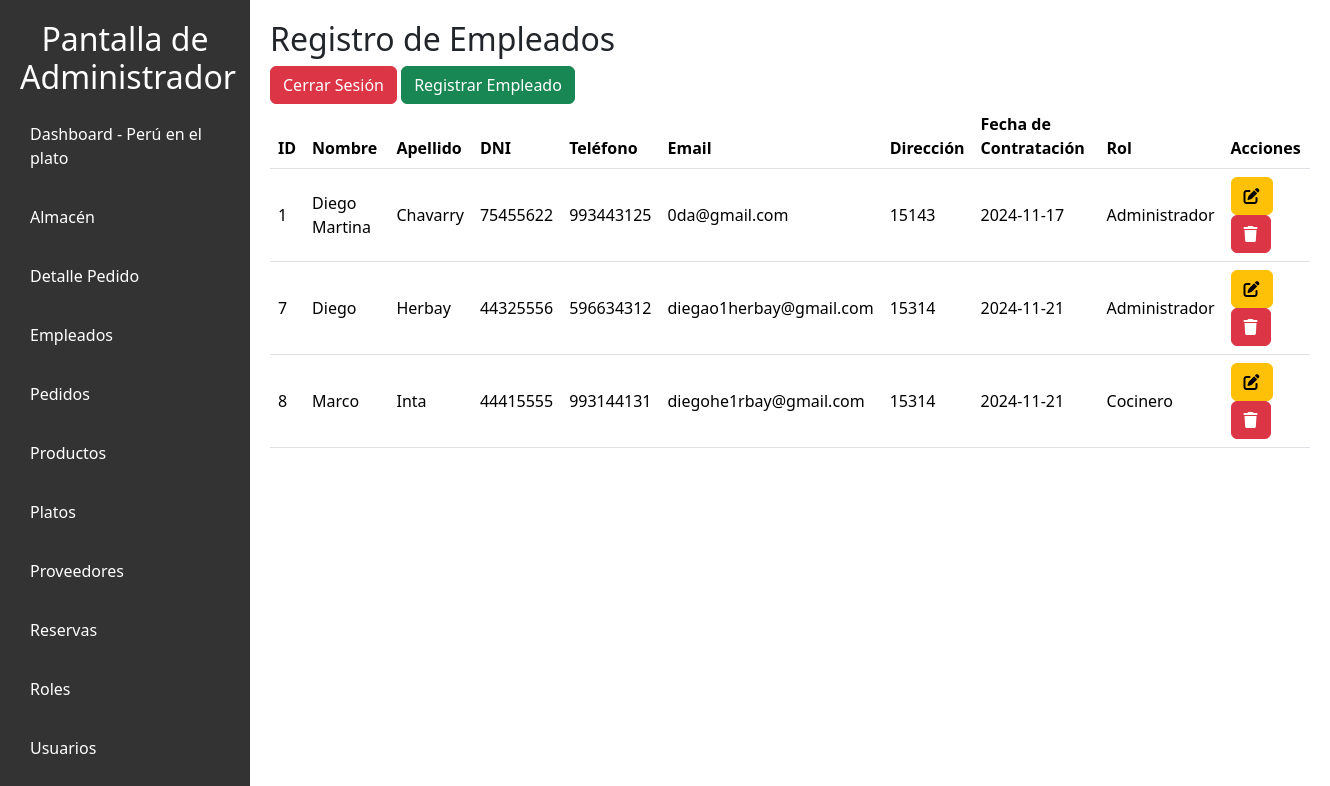
The app's page /vista/empleados.php with its own data.
### tables this page shows
CREATE TABLE `empleados` (
  `id_empleado` int(11) NOT NULL,
  `id_rol` int(11) DEFAULT NULL,
  `nombre` varchar(100) DEFAULT NULL,
  `apellido` varchar(100) DEFAULT NULL,
  `dni` varchar(8) DEFAULT NULL,
  `telefono` varchar(9) DEFAULT NULL,
  `email` varchar(100) DEFAULT NULL,
  `direccion` varchar(255) DEFAULT NULL,
  `fecha_contratacion` date DEFAULT NULL
);

CREATE TABLE `roles` (
  `id_rol` int(11) NOT NULL,
  `nombre_rol` varchar(50) DEFAULT NULL,
  `descripcion` varchar(255) DEFAULT NULL
);

### MODELO/Empleado.php (called while the page is built, shortened)
<?php
class Empleado {
    private $conexion;
    public function __construct($conexion) {
        $this->conexion = $conexion;
    }
    public function obtenerEmpleados() {
        try {
            $query = "SELECT e.*, r.nombre_rol
                      FROM empleados e
                      LEFT JOIN roles r ON e.id_rol = r.id_rol";
            return $this->conexion->query($query);
        } catch (Exception $e) {
            error_log("Error en obtenerEmpleados: " . $e->getMessage());
            return false;
        }
    }
}
?>

### vista/empleados.php (the view, shortened to what this page needs)
<?php
require_once "../config/conexion.php";
require_once "../modelo/Empleado.php";
$empleadoModelo = new Empleado($conexion);
$empleados = $empleadoModelo->obtenerEmpleados();
?>
<!DOCTYPE html>
<html lang="es">
<head>
    <link rel="stylesheet" href="../public/styles/admi.css">
    <link rel="stylesheet" href="../public/styles/tablas.css">
    <link href="https://cdn.jsdelivr.net/npm/bootstrap@5.3.3/dist/css/bootstrap.min.css" rel="stylesheet">
</head>
<body>
    <nav class="sidebar">
        <h2>Pantalla de Administrador</h2>
        <ul>
            <li><a href="../vista/admin_dashboard.php">Dashboard - Perú en el plato</a></li>
            <li><a href="../vista/almacen.php">Almacén</a></li>
            <li><a href="../vista/detalle_pedido.php">Detalle Pedido</a></li>
            <li><a href="">Empleados</a></li>
            <li><a href="../vista/pedidos.php">Pedidos</a></li>
            <li><a href="../vista/productos.php">Productos</a></li>
            <li><a href="../vista/platos.php">Platos</a></li>
            <li><a href="../vista/proveedores.php">Proveedores</a></li>
            <li><a href="../vista/reservas.php">Reservas</a></li>
            <li><a href="../vista/roles.php">Roles</a></li>
            <li><a href="../vista/usuario.php">Usuarios</a></li>
        </ul>
    </nav>
    <div class="main-content">
        <h2>Registro de Empleados</h2>
        <a href="../controlador/logout.php" class="btn btn-danger">Cerrar Sesión</a>
        <button type="button" class="btn btn-success" data-bs-toggle="modal" data-bs-target="#registroModal">Registrar Empleado</button>
        <table class="table">
            <thead>
                <tr>
                <th>ID</th>
            <th>Nombre</th>
            <th>Apellido</th>
            <th>DNI</th>
            <th>Teléfono</th>
            <th>Email</th>
            <th>Dirección</th>
            <th>Fecha de Contratación</th>
            <th>Rol</th>
            <th>Acciones</th>
                </tr>
            </thead>
            <tbody>
                <?php while ($empleado = $empleados->fetch_object()): ?>
                    <tr>
                        <td><?= $empleado->id_empleado ?></td>
                        <td><?= $empleado->nombre ?></td>
                        <td><?= $empleado->apellido ?></td>
                        <td><?= $empleado->dni ?></td>
                        <td><?= $empleado->telefono ?></td>
                        <td><?= $empleado->email ?></td>
                        <td><?= $empleado->direccion ?></td>
                        <td><?= $empleado->fecha_contratacion ?></td>
                        <td><?= $empleado->nombre_rol ?></td>
                        <td>
                            <button class="btn btn-warning" onclick="abrirModalModificarEmpleado(<?= $empleado->id_empleado ?>, '<?= $empleado->nombre ?>', '<?= $empleado->apellido ?>', '<?= $empleado->dni ?>', '<?= $empleado->telefono ?>', '<?= $empleado->email ?>','<?= $empleado->direccion ?>','<?= $empleado->fecha_contratacion ?>', <?= $empleado->id_rol ?>)"><i class="fa-solid fa-pen-to-square"></i></button>
                            <a href="../controlador/CRUDempleado.php?accion=eliminar&id=<?= $empleado->id_empleado ?>" class="btn btn-danger"><i class="fa-solid fa-trash"></i></a>
                        </td>
                    </tr>
                <?php endwhile; ?>
            </tbody>
        </table>
</body>
</html>

### public/styles/admi.css (style rules this page uses)
body { font-family: Arial, sans-serif; margin: 0; padding: 0; background-color: #f4f4f4; height: 100vh; }
.sidebar { width: 250px; background-color: #333; color: #fff; padding: 20px; }
.sidebar h2 { text-align: center; }
.sidebar ul { list-style: none; padding: 0; }
.sidebar ul li { margin: 15px 0; }
.sidebar ul li a { color: #fff; text-decoration: none; padding: 10px; display: block; transition: background 0.3s; }
table { width: 100%; border-collapse: collapse; margin-bottom: 20px; }
th, td { padding: 8px; text-align: left; border: 1px solid #ddd; }
th { background-color: #f2f2f2; }
.btn-danger { background-color: #dc3545; color: white; padding: 10px 15px; border: none; border-radius: 4px; cursor: pointer; text-decoration: none; }
.table { width: 100%; margin-bottom: 0; }
.table thead { position: sticky; top: 0; background-color: #f8f9fa; z-index: 10; }
.table th { background-color: #f8f9fa; color: #6c757d; border-bottom: 2px solid #dee2e6; font-weight: 600; }
.table td { vertical-align: middle; padding: 12px; }
.table tr:nth-child(even) { background-color: #f2f2f2; }
.btn { transition: box-shadow 0.3s ease, transform 0.3s ease; }

### public/styles/tablas.css (style rules this page uses)
body { display: flex; }
.sidebar { width: 250px; }
.main-content { flex: 1; padding: 20px; }
.table { width: 100%; }

### records on screen
empleados: id_empleado "1", nombre "Diego Martina", apellido "Chavarry", dni "75455622", telefono "993443125", email "0da@gmail.com", direccion "15143", fecha_contratacion "2024-11-17", id_rol.nombre_rol "Administrador"
empleados: id_empleado "7", nombre "Diego", apellido "Herbay", dni "44325556", telefono "596634312", email "diegao1herbay@gmail.com", direccion "15314", fecha_contratacion "2024-11-21", id_rol.nombre_rol "Administrador"
empleados: id_empleado "8", nombre "Marco", apellido "Inta", dni "44415555", telefono "993144131", email "diegohe1rbay@gmail.com", direccion "15314", fecha_contratacion "2024-11-21", id_rol.nombre_rol "Cocinero"
